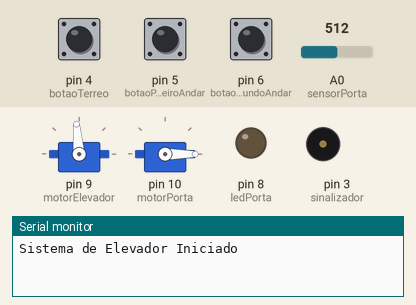
Simulated run of this sketch. Board: Arduino Uno, built with avr-gcc and run on an emulated ATmega328P. Parts: 2 × servo, output pins drawn as LEDs (lit = HIGH), buzzer (waves = sounding), the last lines printed to the serial monitor. The test bench sets the inputs (shaded band); at power-on: pin 5 (botaoPrimeiroAndar) HIGH, pin 4 (botaoTerreo) HIGH, pin 6 (botaoSegundoAndar) HIGH, A0 (sensorPorta) = 512.

Above: at 1.4 s.
1.5 s: pin 5 (botaoPrimeiroAndar) pulled LOW for 0.35 s
At 3.1 s:
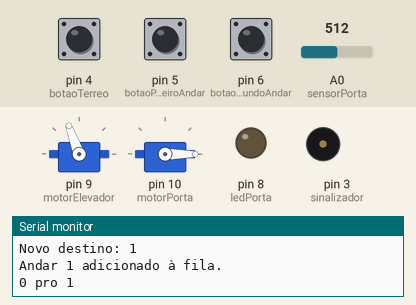
At 7.4 s:
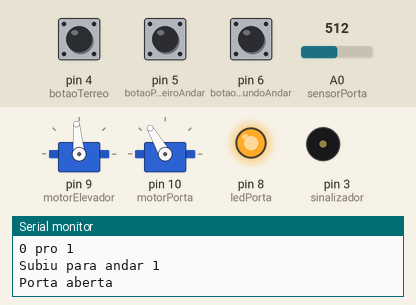
Timing chart, 0 to 19.5 s (numbered marks = the images above; inputs shaded):
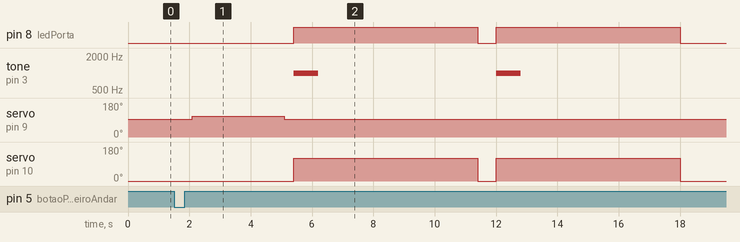

The sketch:

elevador.ino
```cpp
#include <Servo.h>

// ================= VARIÁVEIS DE HARDWARE =================
Servo motorElevador;
Servo motorPorta;
const int sensorPorta = A0;
const int ledPorta = 8;
const int botaoTerreo = 4;
const int botaoPrimeiroAndar = 5;
const int botaoSegundoAndar = 6;
const int sinalizador = 3;

// ================= VARIÁVEIS DE ESTADO E FLUXO =================
int listaAndares[3];
int andarCount = 0;
int andarAtual = 0;
int destinoAtual = -1;
bool portaAberta = false;

// ================= VARIÁVEIS DE TEMPO (MILLIS) =================
unsigned long tempoInicioMovimento = 0;
unsigned long tempoMovimentoAtual = 0;

unsigned long tempoPortaAberta = 0;
const unsigned long duracaoPortaAberta = 5500;

// ================= ESTADOS DO ELEVADOR =================
enum EstadoElevador {
  PARADO,
  SUBINDO,
  DESCENDO,
  ABRINDO_PORTA,
  PORTA_ABERTA,
  FECHANDO_PORTA
};

EstadoElevador estadoElevador = PARADO;

// ================= TEMPOS DE VIAGEM ENTRE ANDARES =================
unsigned long tempoEntreAndares(int origem, int destino) {
  if (origem == 0 && destino == 1) {
    Serial.println("0 pro 1");
    return 2950;
  }

  if (origem == 1 && destino == 2) {
    Serial.println("1 pro 2");
    return 2680;
  }

  if (origem == 2 && destino == 1) {
    Serial.println("2 pro 1");
    return 2800;
  }
  if (origem == 1 && destino == 0) {
    Serial.println("1 pro 0");
    return 3100;
  }

  Serial.println("Fallback.");
  return 1000; // fallback
}

// ================= SETUP =================
void setup() {
  motorElevador.attach(9);
  motorPorta.attach(10);
  pinMode(ledPorta, OUTPUT);
  pinMode(botaoTerreo, INPUT_PULLUP);
  pinMode(botaoPrimeiroAndar, INPUT_PULLUP);
  pinMode(botaoSegundoAndar, INPUT_PULLUP);
  pinMode(sinalizador, OUTPUT);

  Serial.begin(9600);
  Serial.println("Sistema de Elevador Iniciado");

  motorElevador.write(95);  // motor parado
  motorPorta.write(0);      // porta fechada
}

// ================= LOOP PRINCIPAL =================
void loop() {
  if (digitalRead(botaoTerreo) == LOW) adicionarAndar(0);
  if (digitalRead(botaoPrimeiroAndar) == LOW) adicionarAndar(1);
  if (digitalRead(botaoSegundoAndar) == LOW) adicionarAndar(2);

  delay(300); // debounce

  atualizarElevador();
}

// ================= FUNÇÕES AUXILIARES =================
void adicionarAndar(int novoAndar) {
  for (int i = 0; i < andarCount; i++)
    if (listaAndares[i] == novoAndar) return;

  if (andarCount < 3) {
    listaAndares[andarCount++] = novoAndar;
    Serial.print("Andar ");
    Serial.print(novoAndar);
    Serial.println(" adicionado à fila.");
  }
}

// ================= LÓGICA DE PRIORIZAÇÃO DE DESTINO =================
int encontrarProximoDestino() {
  if (andarCount == 0) return -1;

  int melhorIndex = 0;
  int menorDist = abs(listaAndares[0] - andarAtual);

  for (int i = 1; i < andarCount; i++) {
    int d = abs(listaAndares[i] - andarAtual);
    if (d < menorDist) {
      melhorIndex = i;
      menorDist = d;
    }
  }

  return melhorIndex;
}

// ================= LÓGICA PRINCIPAL =================
void atualizarElevador() {
  unsigned long agora = millis();

  if (destinoAtual == -1 && andarCount > 0) {
    int index = encontrarProximoDestino();
    destinoAtual = listaAndares[index];

    for (int i = index; i < andarCount - 1; i++)
      listaAndares[i] = listaAndares[i + 1];

    andarCount--;

    Serial.print("Novo destino: ");
    Serial.println(destinoAtual);
  }

  if (destinoAtual == -1 && estadoElevador == PARADO) return;

  switch (estadoElevador) {

    case PARADO:
      if (!portaAberta && destinoAtual != -1) {
        if (destinoAtual > andarAtual) estadoElevador = SUBINDO;
        else if (destinoAtual < andarAtual) estadoElevador = DESCENDO;
        else estadoElevador = ABRINDO_PORTA;
      }
      break;

    case SUBINDO:
      if (tempoInicioMovimento == 0) {
        motorElevador.write(110);

        tempoMovimentoAtual = tempoEntreAndares(andarAtual, andarAtual + 1);
        tempoInicioMovimento = agora;
      }

      if (agora - tempoInicioMovimento >= tempoMovimentoAtual) {
        motorElevador.write(95);
        andarAtual++;
        tempoInicioMovimento = 0;

        Serial.print("Subiu para andar ");
        Serial.println(andarAtual);

        if (andarAtual == destinoAtual)
          estadoElevador = ABRINDO_PORTA;
      }
      break;

    case DESCENDO:
      if (tempoInicioMovimento == 0) {
        motorElevador.write(85);

        tempoMovimentoAtual = tempoEntreAndares(andarAtual, andarAtual - 1);
        tempoInicioMovimento = agora;
      }

      if (agora - tempoInicioMovimento >= tempoMovimentoAtual) {
        motorElevador.write(95);
        andarAtual--;
        tempoInicioMovimento = 0;

        Serial.print("Desceu para andar ");
        Serial.println(andarAtual);

        if (andarAtual == destinoAtual)
          estadoElevador = ABRINDO_PORTA;
      }
      break;

    case ABRINDO_PORTA:
      tone(sinalizador, 1000, 800);
      abrirPorta();
      tempoPortaAberta = agora;
      estadoElevador = PORTA_ABERTA;
      break;

    case PORTA_ABERTA:
      if (agora - tempoPortaAberta >= duracaoPortaAberta)
        estadoElevador = FECHANDO_PORTA;
      break;

    case FECHANDO_PORTA:
      if (analogRead(sensorPorta) < 500) {
        Serial.println("Obstáculo detectado! Mantendo porta aberta.");
        estadoElevador = PORTA_ABERTA;
        tempoPortaAberta = agora;
      } else {
        fecharPorta();
        destinoAtual = -1;
        estadoElevador = PARADO;
      }
      break;
  }
}

// ================= PORTA =================
void abrirPorta() {
  if (!portaAberta) {
    motorPorta.write(120);
    digitalWrite(ledPorta, HIGH);
    portaAberta = true;
    Serial.println("Porta aberta");
  }
}

void fecharPorta() {
  if (portaAberta) {
    motorPorta.write(0);
    digitalWrite(ledPorta, LOW);
    portaAberta = false;
    Serial.println("Porta fechada");
  }
}
```

Measured:
- after the input at 1.5 s, pin 8 (ledPorta): alternates HIGH for 6.0 s and LOW for 0.60 s, starting after 3.9 s; tone on pin 3 (sinalizador): alternates 1000 Hz for 0.80 s and silent for 5.8 s, starting after 3.9 s
